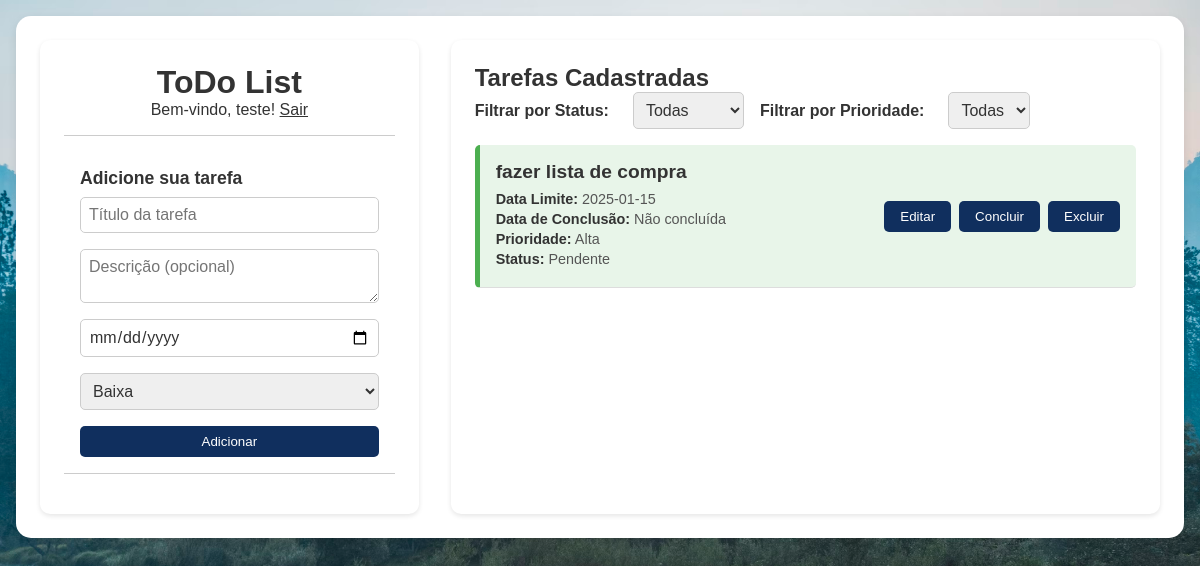
The app's page /tarefas (signed in) with its own data.
### tables this page shows
CREATE TABLE Tarefa (
        ID_Tarefa INTEGER PRIMARY KEY AUTOINCREMENT,
        Titulo TEXT NOT NULL,
        Descricao TEXT,
        Data_Limite DATE,
        Data_Conclusao DATE,
        Status TEXT CHECK(Status IN ('Pendente', 'Concluída', 'Atrasada')) DEFAULT 'Pendente',
        Prioridade INTEGER CHECK(Prioridade IN (1, 2, 3)), -- 1: Alta, 2: Média, 3: Baixa
        ID_Usuario INTEGER NOT NULL,
        FOREIGN KEY (ID_Usuario) REFERENCES Usuario(ID_Usuario) ON DELETE CASCADE
    );

### app/routes.py (the view)
    @app.route('/tarefas')
    def tarefas():
        if 'usuario_id' not in session:
            flash('Você precisa fazer login para acessar esta página.', 'error')
            return redirect(url_for('login'))
        filtro_status = request.args.get('filtro_status', 'Todas')
        filtro_prioridade = request.args.get('filtro_prioridade', 'Todas')
        conn = conectar()
        c = conn.cursor()
        query = '''
        SELECT ID_Tarefa, Titulo, Descricao, Data_Limite, Status, Data_Conclusao, Prioridade
        FROM Tarefa
        WHERE ID_Usuario = ?
        '''
        params = [session['usuario_id']]
        if filtro_status != 'Todas':
            query += ' AND Status = ?'
            params.append(filtro_status)
        if filtro_prioridade != 'Todas':
            query += ' AND Prioridade = ?'
            params.append(int(filtro_prioridade))
        c.execute(query, tuple(params))
        tarefas = c.fetchall()
        conn.close()
        return render_template('index.html', tarefas=tarefas)

### app/models.py (called while the page is built)
def conectar():
    return sqlite3.connect(DB_PATH)

### app/templates/index.html (shortened to what this page needs)
<!DOCTYPE html>
<html lang="en">
<head>
    <link rel="stylesheet" href="{{ url_for('static', filename='css/styles.css') }}" />
</head>
<body>
    <div class="main-container">
        <div class="cadastro-container">
            <header>
                <h1>ToDo List</h1>
                <p>Bem-vindo, {{ session['username'] }}! <a href="{{ url_for('logout') }}">Sair</a></p>
            </header>
            <form id="todo-form" action="{{ url_for('criar_tarefa') }}" method="POST">
                <p>Adicione sua tarefa</p>
                <div class="form-control">
                    <input type="text" id="todo-input" name="titulo" placeholder="Título da tarefa" required />
                    <textarea name="descricao" placeholder="Descrição (opcional)"></textarea>
                    <input type="date" name="data_limite" placeholder="Data Limite" />
                    <select name="prioridade">
                        <option value="3" selected>Baixa</option>
                    </select>
                    <button type="submit">
                         Adicionar
                    </button>
                </div>
            </form>
        </div>
        <div class="tarefas-container">
            <h2>Tarefas Cadastradas</h2>
            <div class="filtro-container">
                <label for="filtro-status">Filtrar por Status:</label>
                <select id="filtro-status">
                    <option value="Todas">Todas</option>
                </select>
                <label for="filtro-prioridade">Filtrar por Prioridade:</label>
                <select id="filtro-prioridade">
                    <option value="Todas">Todas</option>
                </select>
            </div>
            <div id="todo-list">
                {% for tarefa in tarefas %}
                <div class="todo {% if tarefa[4] == 'Concluída' %}done{% elif tarefa[4] == 'Atrasada' %}atrasada{% elif tarefa[4] == 'Pendente' %}pendente{% endif %}" data-status="{{ tarefa[4] }}">
                    <div class="todo-info">
                        <h3>{{ tarefa[1] }}</h3>
                        <div class="todo-details">
                            <p><strong>Data Limite:</strong> {{ tarefa[3] }}</p>
                            <p><strong>Data de Conclusão:</strong> {{ tarefa[5] if tarefa[5] else "Não concluída" }}</p>
                            <p><strong>Prioridade:</strong>
                                {% if tarefa[6] == 1 %}
                                    Alta
                                {% elif tarefa[6] == 2 %}
                                    Média
                                {% else %}
                                    Baixa
                                {% endif %}
                            </p>
                            <p><strong>Status:</strong> {{ tarefa[4] }}</p>
                        </div>
                    </div>
                    <div class="todo-actions">
                        <button onclick="editarTarefa('{{ tarefa[0] }}')">
                             Editar
                        </button>
                        {% if tarefa[4] != 'Concluída' %}
                            <form action="{{ url_for('atualizar_status', id_tarefa=tarefa[0]) }}" method="POST" class="finish-todo" onsubmit="hideButton(this)">
                                <button type="submit">
                                     Concluir
                                </button>
                            </form>
                        {% endif %}
                        <form action="{{ url_for('excluir_tarefa', id_tarefa=tarefa[0]) }}" method="POST" class="remove-todo">
                            <button type="submit">
                                 Excluir
                            </button>
                        </form>
                    </div>
                </div>
                {% endfor %}
            </div>
        </div>
    </div>
</body>
</html>

### app/static/css/styles.css (style rules this page uses)
* { padding: 0; margin: 0; box-sizing: border-box; font-family: Verdana, sans-serif; color: #333; }
body { background-image: url("../img/bg.jpg"); background-position: center; background-size: cover; min-height: 100vh; display: flex; justify-content: center; align-items: center; padding: 1rem; }
.main-container { display: flex; gap: 2rem; max-width: 1200px; width: 100%; background-color: rgba(253, 253, 253, 0.9); padding: 1.5rem; border-radius: 15px; box-shadow: 0 4px 10px rgba(0, 0, 0, 0.1); }
.cadastro-container { flex: 1; background-color: #fff; padding: 1.5rem; border-radius: 10px; box-shadow: 0 2px 5px rgba(0, 0, 0, 0.1); }
.tarefas-container { flex: 2; background-color: #fff; padding: 1.5rem; border-radius: 10px; box-shadow: 0 2px 5px rgba(0, 0, 0, 0.1); }
header { text-align: center; padding: 0 1rem 1rem; border-bottom: 1px solid #ccc; margin-bottom: 1rem; }
#todo-form, #edit-form { padding: 1rem; border-bottom: 1px solid #ccc; margin-bottom: 1rem; }
#todo-form p, #edit-form p { margin-bottom: 0.5rem; font-weight: bold; font-size: 1.1rem; }
.form-control { display: flex; flex-direction: column; gap: 0.5rem; }
.form-control input, .form-control textarea, .form-control select { padding: 0.5rem; border: 1px solid #ccc; border-radius: 5px; font-size: 1rem; width: 100%; margin-bottom: 0.5rem; }
.form-control button { padding: 0.5rem 1rem; background-color: #102f5e; color: #fff; border: none; border-radius: 5px; cursor: pointer; transition: 0.3s; }
.todo { display: flex; justify-content: space-between; align-items: center; padding: 1rem; border-bottom: 1px solid #ddd; background-color: #f9f9f9; border-radius: 5px; margin-bottom: 0.5rem; }
.todo-info { flex: 1; }
.todo-info h3 { font-size: 1.2rem; margin-bottom: 0.5rem; }
.todo-info p { margin: 0; font-size: 0.9rem; color: #555; }
.todo-details { margin-top: 0.5rem; }
.todo-details p { margin: 0.25rem 0; font-size: 0.9rem; color: #555; }
.todo-actions { display: flex; gap: 0.5rem; margin-left: auto; }
.todo-actions form { margin: 0; }
.todo-actions button { padding: 0.5rem 1rem; border: none; border-radius: 5px; cursor: pointer; transition: 0.3s; background-color: #102f5e; color: #fff; }
.pendente { background-color: #e8f5e9; border-left: 5px solid #4caf50; }
.filtro-container { margin-bottom: 1rem; }
.filtro-container label { font-weight: bold; margin-right: 0.5rem; }
.filtro-container select { padding: 0.5rem; border: 1px solid #ccc; border-radius: 5px; font-size: 1rem; }
body { margin: 0; font-family: Arial, sans-serif; background-color: #f4f4f9; display: flex; justify-content: center; align-items: center; height: 100vh; }
body { margin: 0; font-family: Arial, sans-serif; background-color: #f4f4f9; display: flex; justify-content: center; align-items: flex-start; min-height: 100vh; padding: 1rem; overflow-y: auto; }
.main-container { display: flex; gap: 2rem; max-width: 1200px; width: 100%; background-color: #fff; padding: 1.5rem; border-radius: 15px; box-shadow: 0 4px 10px rgba(0, 0, 0, 0.1); overflow-y: auto; }
.tarefas-container { flex: 2; background-color: #fff; padding: 1.5rem; border-radius: 10px; box-shadow: 0 2px 5px rgba(0, 0, 0, 0.1); overflow-y: auto; max-height: 80vh; }
#todo-list { max-height: 60vh; overflow-y: auto; }
.todo-actions { display: flex; gap: 0.5rem; }
.filtro-container { display: flex; gap: 1rem; margin-bottom: 1rem; align-items: center; }

### records on screen
Tarefa: Titulo "fazer lista de compra", Data_Limite "2025-01-15", tarefa "Não concluída", Prioridade "Alta", Status "Pendente"

### other values on screen
{{ session['username'] }} "teste"
